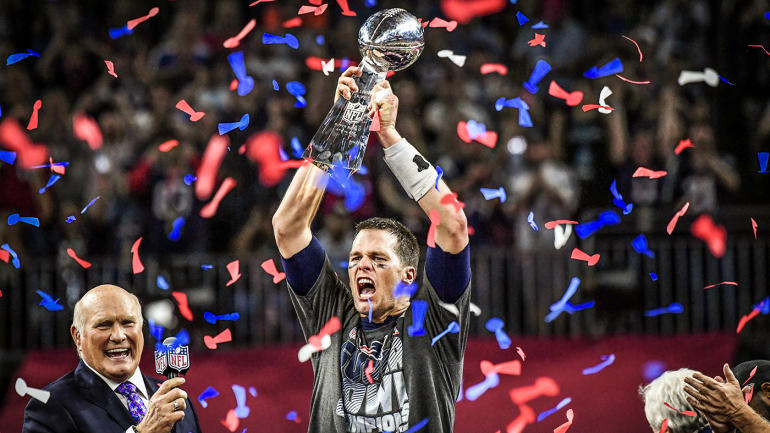
#> input picture TomBrady.jpg, 770 x 433 px
$ python filters.py
#> lines starting #> are read from the running program, lines starting #| are printed output that depends on the picture
import cv2
import numpy as np

# Create Window
cv2.namedWindow('app')

# Dummy function to pass into the createTrackbar parameters
def dummy(val):
  pass

# Create identity kernal
identity_kernel = np.array([
  [0, 0, 0],
  [0, 1, 0],
  [0, 0, 0]
])

# Create sharpen kernel
sharpen_kernel = np.array([
  [0, -1, 0],
  [-1, 5, 1],
  [0, -1, 0]
])

# Create a box kernel
box_kernel = np.array([
  [1, 1, 1],
  [1, 1, 1],
  [1, 1, 1]
], np.float32) / 9

# Create a outline kernal
outline_kernel = np.array([
  [-1, -1, -1],
  [-1, 8, -1],
  [-1, -1, -1]
])

# Create a emboss kernal
emboss_kernel = np.array([
  [-2, -1, 0],
  [-1, 1, 1],
  [0, 1, 2]
])

# Make List to store Kernals
kernels = [identity_kernel, sharpen_kernel, box_kernel, outline_kernel, emboss_kernel]

# Store Image in the color_original variable
color_original = cv2.imread('TomBrady.jpg')
#> color_original is the input picture: shape (433, 770, 3); mean B, G, R 61, 55.6, 74.7

# Make an Image copy to store color modified image into
color_modified = color_original.copy()

# Store Gray Scale Image in the gray_original variable
gray_original = cv2.cvtColor(color_original, cv2.COLOR_BGR2GRAY)
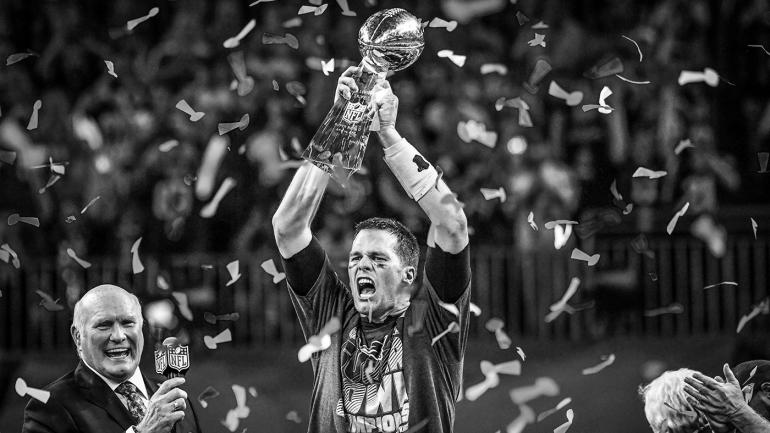
#> gray_original: shape (433, 770); min 0, max 255, mean 61.9

# Make an Image copy to store the gray scale modified image into
gray_modified = gray_original.copy()

# Create Track bars within window to represent filters
cv2.createTrackbar('contrast', 'app', 1, 100, dummy)
cv2.createTrackbar('brightness', 'app', 50, 100, dummy)
cv2.createTrackbar('grayscale', 'app', 0, 1, dummy)
cv2.createTrackbar('filter', 'app', 0, len(kernels)-1, dummy)

# Create counter variable
count = 1

# Loop to keep window open until 'q' key is pressed
while True:
  # Store Gray Scale Track bar value in grayscale variable
  grayscale = cv2.getTrackbarPos('grayscale', 'app')

  if grayscale == 0:
    # Display the Modified Image to the window
    cv2.imshow('app', color_modified)
  else:
    # Display the Grayscale Image to the window
    cv2.imshow('app', gray_modified)

  # Store Key Pressed in k variable
  k = cv2.waitKey(1) & 0xFF
#> (key q is pressed here)

  # Quit it 'q' key is pressed
  if (k == ord('q')):
    break

  # Save is 's' key is pressed
  elif (k == ord('s')):
    if (grayscale == 0):
      # Use special substitution character to increment file name
      cv2.imwrite('output%d.png' % count, color_modified)
    else:
      cv2.imwrite('output%d.png' % count, gray_modified)
    # Increment count variable
    count += 1

  # Store Track bar positions in variables
  contrast = cv2.getTrackbarPos('contrast', 'app')
  brightness = cv2.getTrackbarPos('brightness', 'app')
  kernel = cv2.getTrackbarPos('filter', 'app')

  # Store Modified Image after applying filter
  color_modified = cv2.filter2D(color_original, -1, kernels[kernel])

  # Store Modified Gray Image after applying filter
  gray_modified = cv2.filter2D(gray_original, -1, kernels[kernel])

  # Add Modifications to the Original Image
  color_modified = cv2.addWeighted(color_modified, contrast, np.zeros(color_original.shape, dtype=color_original.dtype), 0, brightness - 50)

  # Add Modifications to the Original Gray Image
  gray_modified = cv2.addWeighted(gray_modified, contrast, np.zeros(gray_original.shape, dtype=gray_original.dtype), 0, brightness - 50)

# Destroy Window
cv2.destroyAllWindows()
